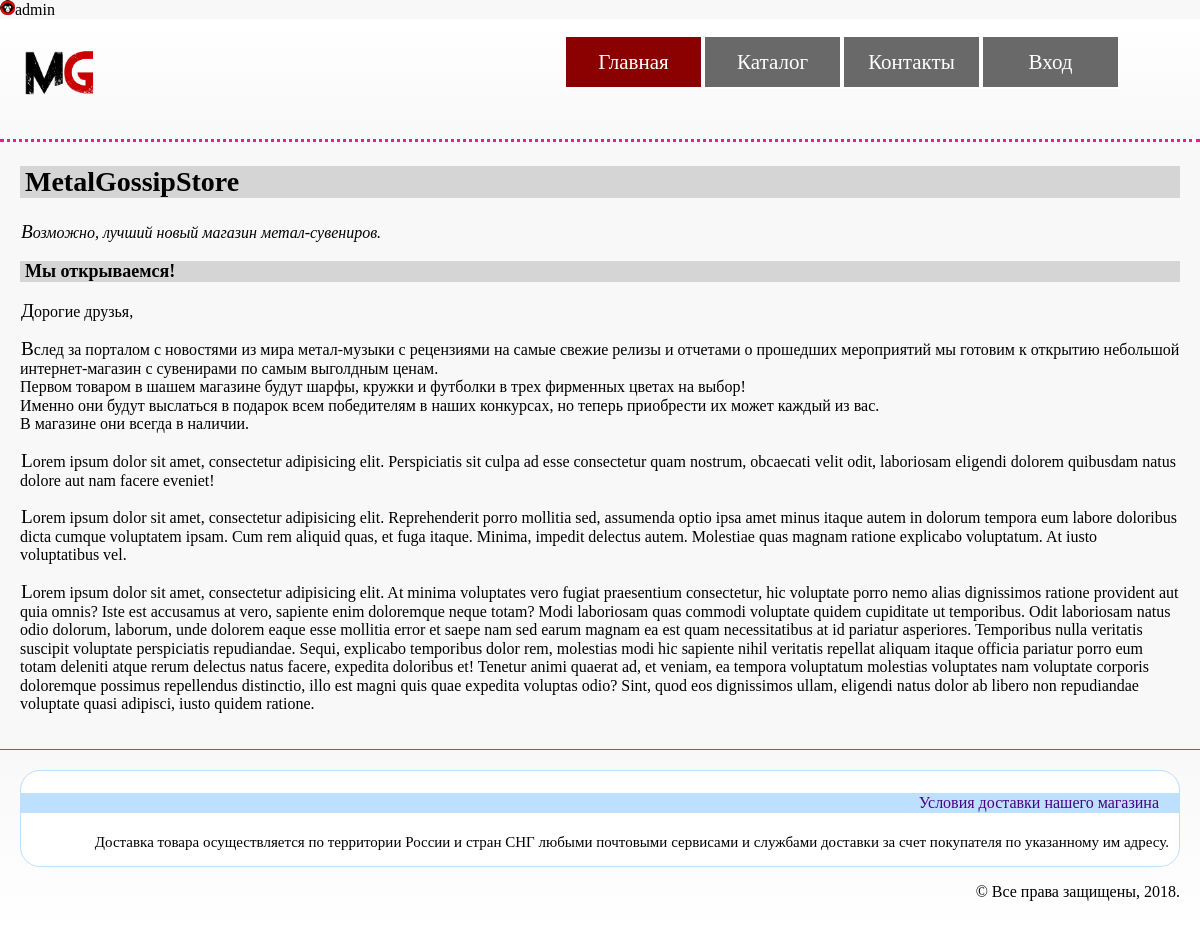
Page / (signed in) on the committed database.
### accounts/models.py (models this page shows, shortened)
class Account(AbstractUser):
    avatar = models.ForeignKey('images.Image',
                               on_delete=models.PROTECT,
                               verbose_name='Аватар',
                               blank=True,
                               null=True)
    phone = models.CharField(verbose_name='Телефон',
                             max_length=12,
                             blank=True,
                             null=True)

### images/models.py (models this page shows, shortened)
class Image(models.Model):
    name = models.CharField(verbose_name='Название изображения',
                            max_length=250,
                            unique=True)
    value = models.ImageField(verbose_name='Изображение',
                              upload_to='images/')

### shop/views.py (the view)
# urls.py: path('', main, name='main'),
def main(request):
    title = 'Главная'
    return render(request, 'shop/index.html', context={'menu': get_menu(), 'title': title} )

### shop/views.py (called while the page is built)
def get_menu():
    with open('data/menu_list.json', encoding='utf-8') as file:
        return load(file).items()

### shop/templates/shop/index.html
{% extends 'basic.html' %} {% block title %} MetalGossipStore&nbsp;&mdash; {{ title }} {% endblock %} {% block content %}
<h2>MetalGossipStore</h2>
<p><i>Возможно, лучший новый магазин метал-сувениров.</i> </p>
<h3>Мы&nbsp;открываемся!</h3>
<p>Дорогие друзья,</p>
<p>Вслед за&nbsp;порталом с&nbsp;новостями из&nbsp;мира метал-музыки с&nbsp;рецензиями на&nbsp;самые свежие релизы и&nbsp;отчетами о&nbsp;прошедших мероприятий мы&nbsp;готовим к&nbsp;открытию небольшой интернет-магазин с&nbsp;сувенирами по&nbsp;самым выголдным ценам.<br> Первом товаром в&nbsp;шашем магазине будут шарфы, кружки и&nbsp;футболки в&nbsp;трех фирменных цветах на&nbsp;выбор!<br> Именно они будут выслаться в&nbsp;подарок всем победителям в&nbsp;наших конкурсах, но&nbsp;теперь приобрести их&nbsp;может каждый из&nbsp;вас.<br> В&nbsp;магазине они всегда в&nbsp;наличии.</p>
<p>Lorem ipsum dolor sit amet, consectetur adipisicing elit. Perspiciatis sit culpa ad&nbsp;esse consectetur quam nostrum, obcaecati velit odit, laboriosam eligendi dolorem quibusdam natus dolore aut nam facere eveniet!</p>
<p>Lorem ipsum dolor sit amet, consectetur adipisicing elit. Reprehenderit porro mollitia sed, assumenda optio ipsa amet minus itaque autem in&nbsp;dolorum tempora eum labore doloribus dicta cumque voluptatem ipsam. Cum rem aliquid quas, et&nbsp;fuga itaque. Minima, impedit delectus autem. Molestiae quas magnam ratione explicabo voluptatum. At&nbsp;iusto voluptatibus vel.</p>
<p>Lorem ipsum dolor sit amet, consectetur adipisicing elit. At minima voluptates vero fugiat praesentium consectetur, hic voluptate porro nemo alias dignissimos ratione provident aut quia omnis? Iste est accusamus at vero, sapiente enim doloremque neque totam? Modi laboriosam quas commodi voluptate quidem cupiditate ut temporibus. Odit laboriosam natus odio dolorum, laborum, unde dolorem eaque esse mollitia error et saepe nam sed earum magnam ea est quam necessitatibus at id pariatur asperiores. Temporibus nulla veritatis suscipit voluptate perspiciatis repudiandae. Sequi, explicabo temporibus dolor rem, molestias modi hic sapiente nihil veritatis repellat aliquam itaque officia pariatur porro eum totam deleniti atque rerum delectus natus facere, expedita doloribus et! Tenetur animi quaerat ad, et veniam, ea tempora voluptatum molestias voluptates nam voluptate corporis doloremque possimus repellendus distinctio, illo est magni quis quae expedita voluptas odio? Sint, quod eos dignissimos ullam, eligendi natus dolor ab libero non repudiandae voluptate quasi adipisci, iusto quidem ratione.</p>
{% endblock %}

### templates/basic.html (shortened to what this page needs)
 {% load static %}
<!DOCTYPE html>
<html lang="en">
<head>
    <link rel="stylesheet" href="{% static 'css/normalize.css' %}">
    <link rel="stylesheet" href="{% static 'css/style.css' %}">
</head>
<body>
    <div class="container">
        <div class="site">
           <div class="user"><img src="{{ user.avatar.value.url }}" alt="Аватар пользователя">{{ user.username|lower }}</div>
            <header class="header">
                <div>
                    {% if title == "Главная" %}
                    <a href="#"><img src="{% static 'img/logo.png' %}" alt="Логотип MetalGossipStore"/></a> {% else %}
                    <a href="/main"><img src="{% static 'img/logo.png' %}" alt="Логотип MetalGossipStore"/></a>{% endif %}
                </div>
                <nav>
                    <ul class="menu">
                        {% for href, li in menu %}
                        <li>
                            {% if li == title %}
                            <a class="menu-active" href="#">{{ li|title }}</a> {% else %}
                            <a href="{{ href }}">{{ li|title }}</a>{% endif %}
                        </li>
                        {% endfor%}
                    </ul>
                </nav>
            </header>
            <div class="content">
                {% block content %} {% endblock %}
            </div>
        </div>
        <footer>
            <section class="delivery_conditions">
                <h4>Условия доставки нашего магазина</h4>
                <p>Доставка товара осуществляется по&nbsp;территории России и&nbsp;стран СНГ любыми почтовыми сервисами и&nbsp;службами доставки за&nbsp;счет покупателя по&nbsp;указанному им&nbsp;адресу.</p>
            </section>
            <p>
                &copy;&nbsp;Все права защищены,&nbsp{% now "Y" %}.
            </p>
        </footer>
    </div>
</body>
</html>

### static/css/style.css (style rules this page uses)
html, body { height: 100%; }
.container { background-color: #f8f8f8; max-width: 1200px; margin: 0 auto; min-height: 100%; display: flex; flex-direction: column; }
.site { flex-grow: 1; }
.content { padding-left: 20px; padding-right: 20px; }
.content p:first-letter { font-family: Georgia; font-size: 120%; padding-left: 1px; }
body { background-color: white; min-height: 100%; }
p { font-size: 16px; }
h2, h3, #product_header { padding-left: 5px; }
h2 { background: #d5d5d5; color: black; font-size: 28px; font-weight: 600; }
h3 { background: #d5d5d5; color: black; font-size: 18px; font-weight: 600; }
.delivery_conditions { background-color: white; border: 1px solid #bde0ff; border-radius: 20px; }
.delivery_conditions h4 { background: #bde0ff; color: indigo; font-size: 16px; font-weight: 400; line-height: 20px; padding-left: 20px; padding-right: 20px; }
.delivery_conditions p { font-size: 15px; padding-left: 10px; padding-right: 10px; }
.header { background: linear-gradient(to top, #f8f8f8, white); border-bottom-color: deeppink; border-bottom-style: dotted; min-height: 120px; display: flex; justify-content: space-between; }
.header img { margin-top: 5px; margin-left: 10px; width: 100px; }
footer { background: linear-gradient(to bottom, #f8f8f8, white); border-top-color: deeppink; border-top-style: solid; border-top-width: thin; min-height: 35px; margin-top: 20px; padding: 20px; text-align: right; }
.menu { display: flex; margin: 30 0; margin-right: 80px; padding: 0; }
.menu li, .menu li a { font-style: normal; color: white; list-style-type: none; width: 135px; height: 50px; line-height: 50px; text-align: center; }
.menu li { border: 2px solid; background-color: dimgrey; align-items: center; justify-content: center; font-size: 21px; }
.menu li a { display: block; text-decoration: none; }
.menu-active { background-color: darkred; }

### rows in the picture
Account: avatar.value (picture), username "admin"

### other values in the picture
{{ li|title }} "Главная"
{{ li|title }} "Каталог" "Контакты" "Вход"
